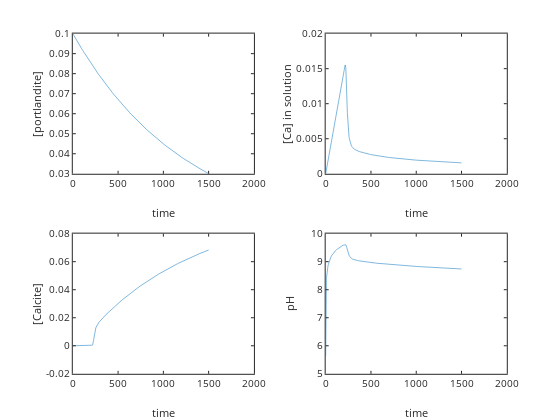

The notebook cell saved with this chart:
### Code cell
% call ODE solver

[t, C]=ode45(dCdtrate,[0 1500],[0.1 1e-9 0]); 

port=C(:,1); %portlandite left over
calcite=C(:,2); %Calcite formed
Ca=C(:,3); %Ca
pH=[]; % pH reset

for i=1:length(Ca)
    [H,OH,H2CO3,HCO3,CO3]=CCaspeciesopen(Ca(i),Kw,KH,Ka1,Ka2,PCO2);
    pH(i)=-log10(H);
end

subplot(221); plot(t,port); ylabel('[portlandite]'); xlabel('time')
subplot(222); plot(t,Ca); ylabel('[Ca] in solution'); xlabel('time')
subplot(223); plot(t,calcite); ylabel('[Calcite]'); xlabel('time')
subplot(224); plot(t,pH); ylabel('pH'); xlabel('time')

### Figure 1 — Plotly figure (JSON) as saved in the notebook; plotly's stock layout.template omitted (floating-point values rounded to 4 significant figures; data arrays with more than 128 entries replaced by an {"elided": "..."} marker saying what was removed)
{"data": [{"line": {"color": "rgb(0,113,188)", "dash": "solid", "width": 0.5}, "marker": {"color": "rgb(0,113,188)", "line": {"color": "rgb(0,113,188)"}, "size": 6, "symbol": "none"}, "mode": "lines", "name": "", "showlegend": false, "type": "scatter", "visibility": true, "x": {"elided": "189 float values"}, "xaxis": "x", "y": {"elided": "189 float values"}, "yaxis": "y"}, {"line": {"color": "rgb(0,113,188)", "dash": "solid", "width": 0.5}, "marker": {"color": "rgb(0,113,188)", "line": {"color": "rgb(0,113,188)"}, "size": 6, "symbol": "none"}, "mode": "lines", "name": "", "showlegend": false, "type": "scatter", "visibility": true, "x": {"elided": "189 float values"}, "xaxis": "x2", "y": {"elided": "189 float values"}, "yaxis": "y2"}, {"line": {"color": "rgb(0,113,188)", "dash": "solid", "width": 0.5}, "marker": {"color": "rgb(0,113,188)", "line": {"color": "rgb(0,113,188)"}, "size": 6, "symbol": "none"}, "mode": "lines", "name": "", "showlegend": false, "type": "scatter", "visibility": true, "x": {"elided": "189 float values"}, "xaxis": "x3", "y": {"elided": "189 float values"}, "yaxis": "y3"}, {"line": {"color": "rgb(0,113,188)", "dash": "solid", "width": 0.5}, "marker": {"color": "rgb(0,113,188)", "line": {"color": "rgb(0,113,188)"}, "size": 6, "symbol": "none"}, "mode": "lines", "name": "", "showlegend": false, "type": "scatter", "visibility": true, "x": {"elided": "189 float values"}, "xaxis": "x4", "y": {"elided": "189 float values"}, "yaxis": "y4"}], "layout": {"height": 420, "hovermode": "closest", "margin": {"b": 0, "l": 0, "r": 0, "t": 0}, "plot_bgcolor": "rgba(0,0,0,0)", "showlegend": false, "width": 560, "xaxis": {"anchor": "y", "autorange": false, "domain": [0.13, 0.4534], "exponentformat": "none", "gridcolor": "rgba(38,38,38,0.15)", "gridwidth": 1, "linecolor": "rgb(38,38,38)", "linewidth": 1, "mirror": "ticks", "range": [0, 2000], "showgrid": false, "showline": true, "side": "bottom", "spikedash": "solid", "spikemode": "across", "spikesides": false, "spikethickness": 1, "tickangle": 0, "tickcolor": "rgb(38,38,38)", "tickfont": {"color": "rgb(38,38,38)", "size": 10}, "ticklen": 3, "ticks": "inside", "ticktext": ["0", "500", "1000", "1500", "2000"], "tickvals": [0, 500, 1000, 1500, 2000], "title": {"font": {"color": "rgb(38,38,38)", "size": 11}, "text": "time"}, "type": "linear", "visible": true, "zeroline": false}, "xaxis2": {"anchor": "y2", "autorange": false, "domain": [0.5816, 0.905], "exponentformat": "none", "gridcolor": "rgba(38,38,38,0.15)", "gridwidth": 1, "linecolor": "rgb(38,38,38)", "linewidth": 1, "mirror": "ticks", "range": [0, 2000], "showgrid": false, "showline": true, "side": "bottom", "spikedash": "solid", "spikemode": "across", "spikesides": false, "spikethickness": 1, "tickangle": 0, "tickcolor": "rgb(38,38,38)", "tickfont": {"color": "rgb(38,38,38)", "size": 10}, "ticklen": 3, "ticks": "inside", "ticktext": ["0", "500", "1000", "1500", "2000"], "tickvals": [0, 500, 1000, 1500, 2000], "title": {"font": {"color": "rgb(38,38,38)", "size": 11}, "text": "time"}, "type": "linear", "visible": true, "zeroline": false}, "xaxis3": {"anchor": "y3", "autorange": false, "domain": [0.13, 0.4534], "exponentformat": "none", "gridcolor": "rgba(38,38,38,0.15)", "gridwidth": 1, "linecolor": "rgb(38,38,38)", "linewidth": 1, "mirror": "ticks", "range": [0, 2000], "showgrid": false, "showline": true, "side": "bottom", "spikedash": "solid", "spikemode": "across", "spikesides": false, "spikethickness": 1, "tickangle": 0, "tickcolor": "rgb(38,38,38)", "tickfont": {"color": "rgb(38,38,38)", "size": 10}, "ticklen": 3, "ticks": "inside", "ticktext": ["0", "500", "1000", "1500", "2000"], "tickvals": [0, 500, 1000, 1500, 2000], "title": {"font": {"color": "rgb(38,38,38)", "size": 11}, "text": "time"}, "type": "linear", "visible": true, "zeroline": false}, "xaxis4": {"anchor": "y4", "autorange": false, "domain": [0.5816, 0.905], "exponentformat": "none", "gridcolor": "rgba(38,38,38,0.15)", "gridwidth": 1, "linecolor": "rgb(38,38,38)", "linewidth": 1, "mirror": "ticks", "range": [0, 2000], "showgrid": false, "showline": true, "side": "bottom", "spikedash": "solid", "spikemode": "across", "spikesides": false, "spikethickness": 1, "tickangle": 0, "tickcolor": "rgb(38,38,38)", "tickfont": {"color": "rgb(38,38,38)", "size": 10}, "ticklen": 3, "ticks": "inside", "ticktext": ["0", "500", "1000", "1500", "2000"], "tickvals": [0, 500, 1000, 1500, 2000], "title": {"font": {"color": "rgb(38,38,38)", "size": 11}, "text": "time"}, "type": "linear", "visible": true, "zeroline": false}, "yaxis": {"anchor": "x", "autorange": false, "domain": [0.5863, 0.9199], "exponentformat": "none", "gridcolor": "rgba(38,38,38,0.15)", "gridwidth": 1, "linecolor": "rgb(38,38,38)", "linewidth": 1, "mirror": "ticks", "range": [0.03, 0.1], "showgrid": false, "showline": true, "side": "left", "spikedash": "solid", "spikemode": "across", "spikesides": false, "spikethickness": 1, "tickangle": 0, "tickcolor": "rgb(38,38,38)", "tickfont": {"color": "rgb(38,38,38)", "size": 10}, "ticklen": 3, "ticks": "inside", "ticktext": ["0.03", "0.04", "0.05", "0.06", "0.07", "0.08", "0.09", "0.1"], "tickvals": [0.03, 0.04, 0.05, 0.06, 0.07, 0.08, 0.09, 0.1], "title": {"font": {"color": "rgb(38,38,38)", "size": 11}, "text": "[portlandite]"}, "type": "linear", "visible": true, "zeroline": false}, "yaxis2": {"anchor": "x2", "autorange": false, "domain": [0.5863, 0.9199], "exponentformat": "none", "gridcolor": "rgba(38,38,38,0.15)", "gridwidth": 1, "linecolor": "rgb(38,38,38)", "linewidth": 1, "mirror": "ticks", "range": [0, 0.02], "showgrid": false, "showline": true, "side": "left", "spikedash": "solid", "spikemode": "across", "spikesides": false, "spikethickness": 1, "tickangle": 0, "tickcolor": "rgb(38,38,38)", "tickfont": {"color": "rgb(38,38,38)", "size": 10}, "ticklen": 3, "ticks": "inside", "ticktext": ["0", "0.005", "0.01", "0.015", "0.02"], "tickvals": [0, 0.005, 0.01, 0.015, 0.02], "title": {"font": {"color": "rgb(38,38,38)", "size": 11}, "text": "[Ca] in solution"}, "type": "linear", "visible": true, "zeroline": false}, "yaxis3": {"anchor": "x3", "autorange": false, "domain": [0.11, 0.4437], "exponentformat": "none", "gridcolor": "rgba(38,38,38,0.15)", "gridwidth": 1, "linecolor": "rgb(38,38,38)", "linewidth": 1, "mirror": "ticks", "range": [-0.02, 0.08], "showgrid": false, "showline": true, "side": "left", "spikedash": "solid", "spikemode": "across", "spikesides": false, "spikethickness": 1, "tickangle": 0, "tickcolor": "rgb(38,38,38)", "tickfont": {"color": "rgb(38,38,38)", "size": 10}, "ticklen": 3, "ticks": "inside", "ticktext": ["-0.02", "0", "0.02", "0.04", "0.06", "0.08"], "tickvals": [-0.02, 0, 0.02, 0.04, 0.06, 0.08], "title": {"font": {"color": "rgb(38,38,38)", "size": 11}, "text": "[Calcite]"}, "type": "linear", "visible": true, "zeroline": false}, "yaxis4": {"anchor": "x4", "autorange": false, "domain": [0.11, 0.4437], "exponentformat": "none", "gridcolor": "rgba(38,38,38,0.15)", "gridwidth": 1, "linecolor": "rgb(38,38,38)", "linewidth": 1, "mirror": "ticks", "range": [5, 10], "showgrid": false, "showline": true, "side": "left", "spikedash": "solid", "spikemode": "across", "spikesides": false, "spikethickness": 1, "tickangle": 0, "tickcolor": "rgb(38,38,38)", "tickfont": {"color": "rgb(38,38,38)", "size": 10}, "ticklen": 3, "ticks": "inside", "ticktext": ["5", "6", "7", "8", "9", "10"], "tickvals": [5, 6, 7, 8, 9, 10], "title": {"font": {"color": "rgb(38,38,38)", "size": 11}, "text": "pH"}, "type": "linear", "visible": true, "zeroline": false}}}
